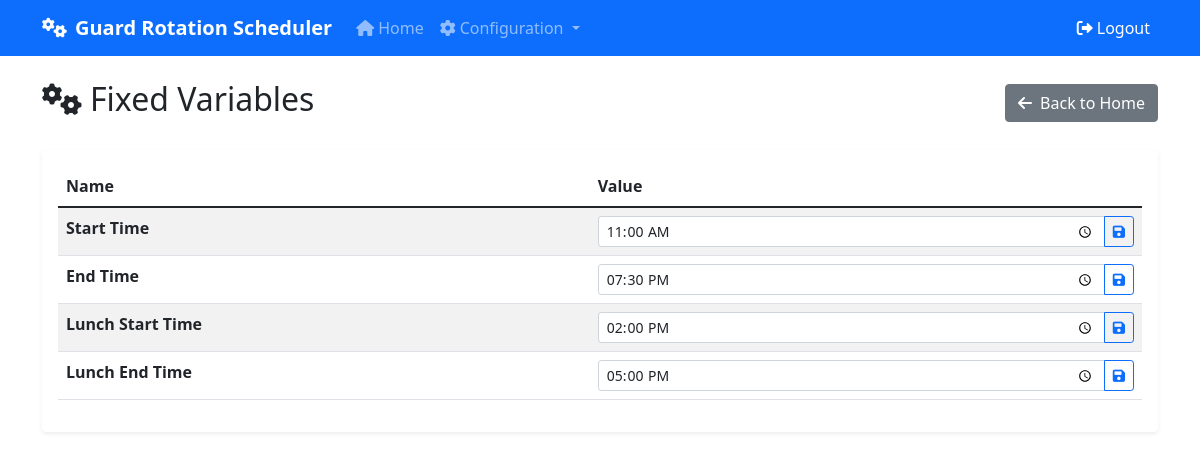
/fixed-vars (signed in), run on an earlier commit of the app's database.
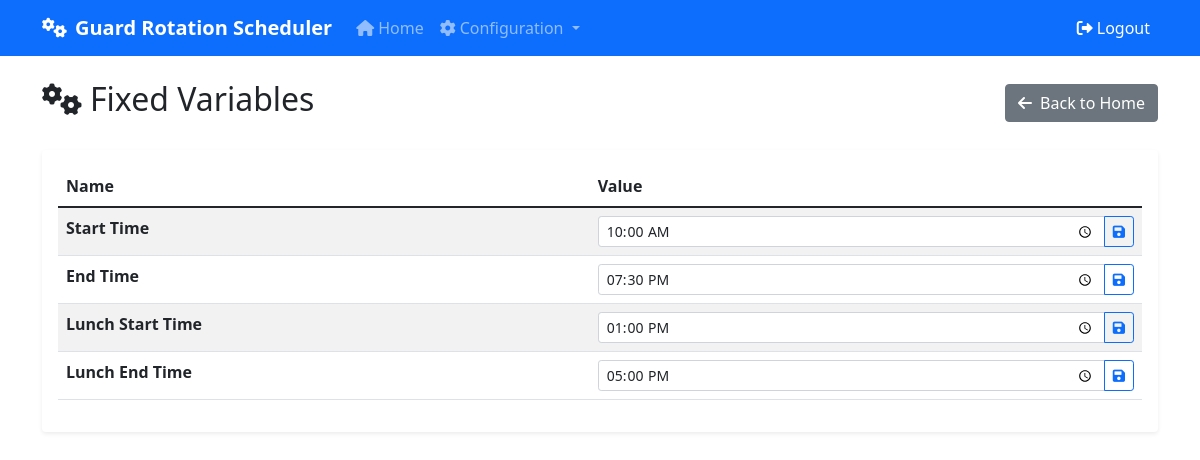
And on a later commit of the database.
### app.py (models this page shows)
class Preferences(db.Model):
    id = db.Column(db.Integer, primary_key=True)
    account = db.Column(db.Integer, db.ForeignKey("user.id"), nullable=False)
    schedule_start = db.Column(db.String)
    schedule_end = db.Column(db.String)
    acceptable_lunch_start = db.Column(db.String)
    acceptable_lunch_end = db.Column(db.String)
    rotation_cycle = db.Column(JSON) #, default=load_default_rotation
    station_importance = db.Column(JSON) #, default=load_default_importance
    station_coverage_times = db.Column(JSON)
    shifts = db.Column(JSON)

### app.py (the view)
@app.route('/fixed-vars', methods=["GET","POST"])
@login_required
def fixed_vars():
    preferences = Preferences.query.filter_by(account=current_user.id).first()
    if request.method == "POST":
        preferences.schedule_start = request.form.get("Start Time")
        preferences.schedule_end = request.form.get("End Time")
        preferences.acceptable_lunch_start = request.form.get("Lunch Start Time")
        preferences.acceptable_lunch_end = request.form.get("Lunch End Time")
        db.session.commit()
    starts_and_ends = {}
    starts_and_ends["Start Time"] = preferences.schedule_start
    starts_and_ends["End Time"] = preferences.schedule_end
    starts_and_ends["Lunch Start Time"] = preferences.acceptable_lunch_start
    starts_and_ends["Lunch End Time"] = preferences.acceptable_lunch_end
    coverage_times = preferences.station_coverage_times
    return render_template('fixed_vars.html',vars_list=starts_and_ends,coverage_times=coverage_times)

### app.py (called while the page is built)
@login_manager.user_loader
def load_user(user_id):
    return User.query.get(int(user_id))

### templates/fixed_vars.html (shortened to what this page needs)
{% extends "base.html" %}
{% block content %}
<div class="d-flex justify-content-between align-items-center mb-4">
    <h2><i class="fas fa-cogs me-2"></i>Fixed Variables</h2>
    <a href="{{ url_for('index') }}" class="btn btn-secondary">
        <i class="fas fa-arrow-left me-2"></i>Back to Home
    </a>
</div>
<form method="POST" action="{{ url_for('fixed_vars') }}" class="d-inline">
    <div class="card">
        <div class="card-body">
            <div class="table-responsive">
                <table class="table table-striped">
                    <thead>
                        <tr>
                            <th>Name</th>
                            <th>Value</th>
                        </tr>
                    </thead>
                    <tbody>
                        {% for name, val in vars_list.items() %}
                        <tr>
                            <td><strong>{{ name }}</strong></td>
                            <td>
                                <div class="input-group input-group-sm">
                                    <input type="time" class="form-control" name="{{name}}" id="{{name}}" value="{{ val }}" required>
                                    <button type="submit" class="btn btn-outline-primary">
                                        <i class="fas fa-save"></i>
                                    </button>
                                </div>
                            </td>
                        </tr>
                        {% endfor %}
                    </tbody>
                </table>
            </div>
        </div>
    </div>
</form>
{% endblock %}

### templates/base.html (shortened to what this page needs)
<!DOCTYPE html>
<html lang="en">
<head>
    <link href="https://cdn.jsdelivr.net/npm/bootstrap@5.1.3/dist/css/bootstrap.min.css" rel="stylesheet">
    <link href="https://cdnjs.cloudflare.com/ajax/libs/font-awesome/6.0.0/css/all.min.css" rel="stylesheet">
</head>
<body>
    <nav class="navbar navbar-expand-lg navbar-dark bg-primary">
        <div class="container">
            <a class="navbar-brand" href="{{ url_for('index') }}">
                <i class="fas fa-cogs me-2"></i>Guard Rotation Scheduler
            </a>
            <div class="collapse navbar-collapse" id="navbarNav">
                <ul class="navbar-nav me-auto">
                    <li class="nav-item">
                        <a class="nav-link" href="{{ url_for('index') }}">
                            <i class="fas fa-home me-1"></i>Home
                        </a>
                    </li>
                    <li class="nav-item dropdown">
                        <a class="nav-link dropdown-toggle" href="#" id="configDropdown" role="button" data-bs-toggle="dropdown">
                            <i class="fas fa-cog me-1"></i>Configuration
                        </a>
                    </li>
                </ul>
                <form method="POST" action="{{ url_for('logout') }}" class="ms-auto mb-0">
                    <button type="submit" class="btn btn-link nav-link text-white p-2" style="border:none;">
                        <i class="fas fa-sign-out-alt me-1"></i>Logout
                    </button>
                </form>
            </div>
        </div>
    </nav>
    <div class="container mt-4">
        {% block content %}{% endblock %}
    </div>
</body>
</html>

### templates/base.html (style rules this page uses)
.navbar-brand { font-weight: bold; }
.card { border: none; box-shadow: 0 0.125rem 0.25rem rgba(0, 0, 0, 0.075); transition: box-shadow 0.15s ease-in-out; }

What changed in the data, as far as the page shows it:
changed Preferences: schedule_start "11:00" → "10:00"; acceptable_lunch_start "14:00" → "13:00"
